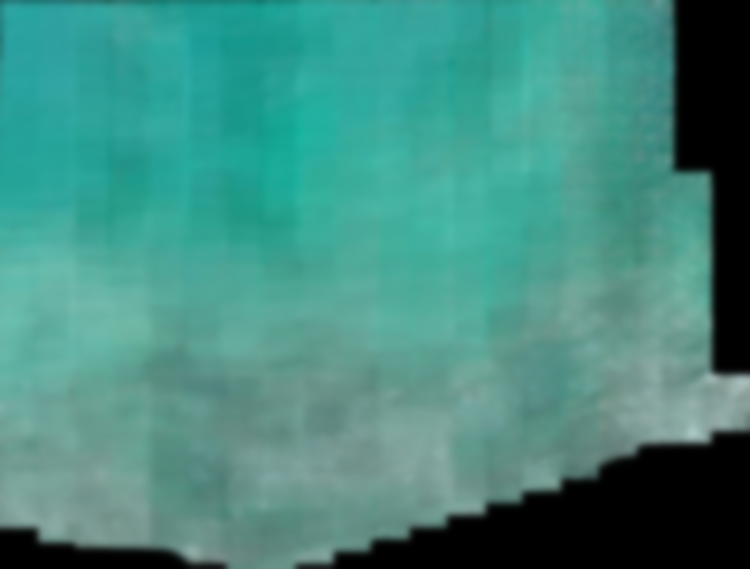
#> input picture DepthCalculate/Isolated/blured_map.jpg, 1500 x 1137 px (shown at 1/2 size)
$ python DepthCalculator.py
#> lines starting #> are read from the running program, lines starting #| are printed output that depends on the picture
import cv2
import numpy as np
import matplotlib.pyplot as plt
from matplotlib import cm

# Parameters
map_image_path = "blured_map.jpg"
original_image_path = "original.jpg"
scale = 0.55
depth_range = 40
shore_color_threshold = 20  # color distance threshold for shore masking

# Load images
map_img = cv2.imread(map_image_path)
#> map_img is the input picture: shape (1137, 1500, 3); mean B, G, R 127.4, 138, 67.4
original_img = cv2.imread(original_image_path)
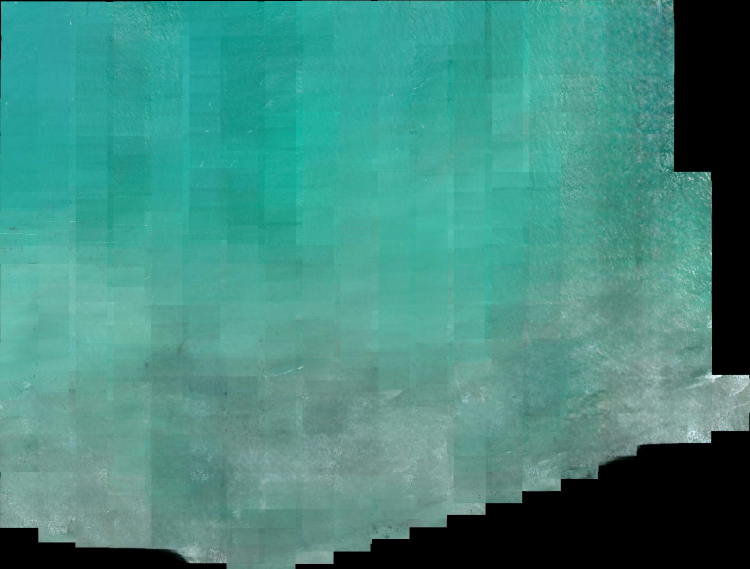
#> input picture DepthCalculate/Isolated/original.jpg, 1500 x 1137 px (shown at 1/2 size)
#> original_img is the input picture: shape (1137, 1500, 3); mean B, G, R 127.3, 137.9, 67.4

if map_img is None or original_img is None:
    print("Failed to load one or both images.")
    exit()

# Resize for user input interface
resized_original = cv2.resize(original_img, (0, 0), fx=scale, fy=scale)
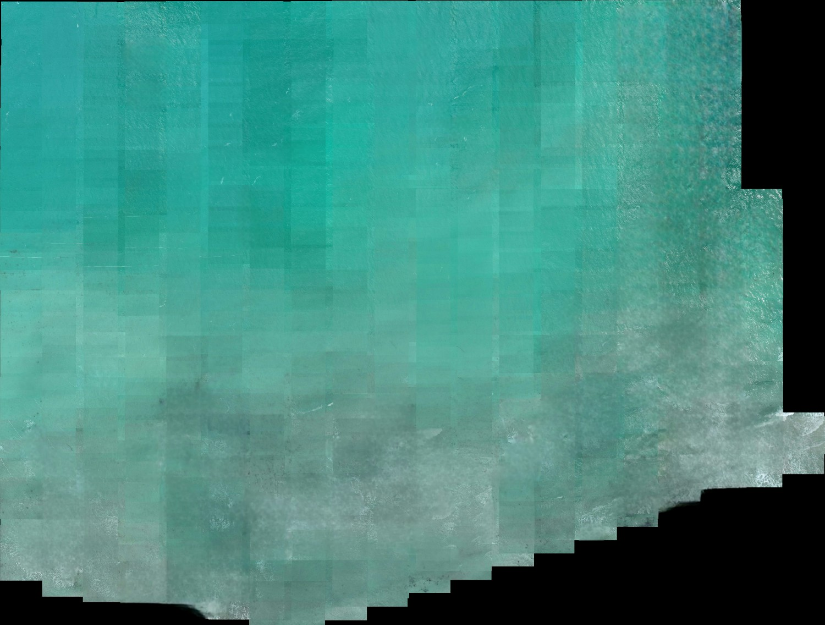
#> resized_original: shape (625, 825, 3); mean B, G, R 127.3, 137.9, 67.3
resized_map = cv2.resize(map_img, (0, 0), fx=scale, fy=scale)
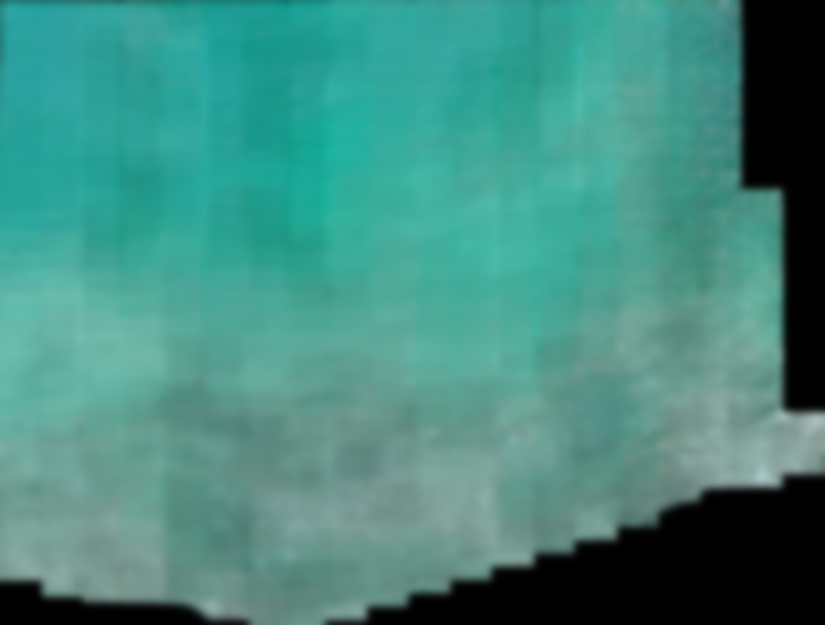
#> resized_map: shape (625, 825, 3); mean B, G, R 127.4, 138.1, 67.4
h, w = resized_original.shape[:2]
#> h = 625; w = 825

click_data = []

# Mouse callback
def on_mouse(event, x, y, flags, param):
    if event == cv2.EVENT_LBUTTONDOWN:
        ref_color = resized_map[y, x]
        print(f"Clicked color (BGR): {ref_color}")
        try:
            depth = float(input("Enter depth at this point (cm): "))
            click_data.append((ref_color.astype(np.float32), x, y, depth))
        except:
            print("Invalid input")

cv2.namedWindow("Click on original (ESC to finish)")
cv2.setMouseCallback("Click on original (ESC to finish)", on_mouse)

# Input loop
while True:
    temp = resized_original.copy()
    for _, x, y, _ in click_data:
        cv2.circle(temp, (x, y), 5, (0, 0, 255), -1)
    cv2.imshow("Click on original (ESC to finish)", temp)
    if cv2.waitKey(1) & 0xFF == 27:
#> (key Esc is pressed here)
        break
cv2.destroyAllWindows()

if len(click_data) < 1:
    print("No input points.")
    exit()
#> (the program exits here)
